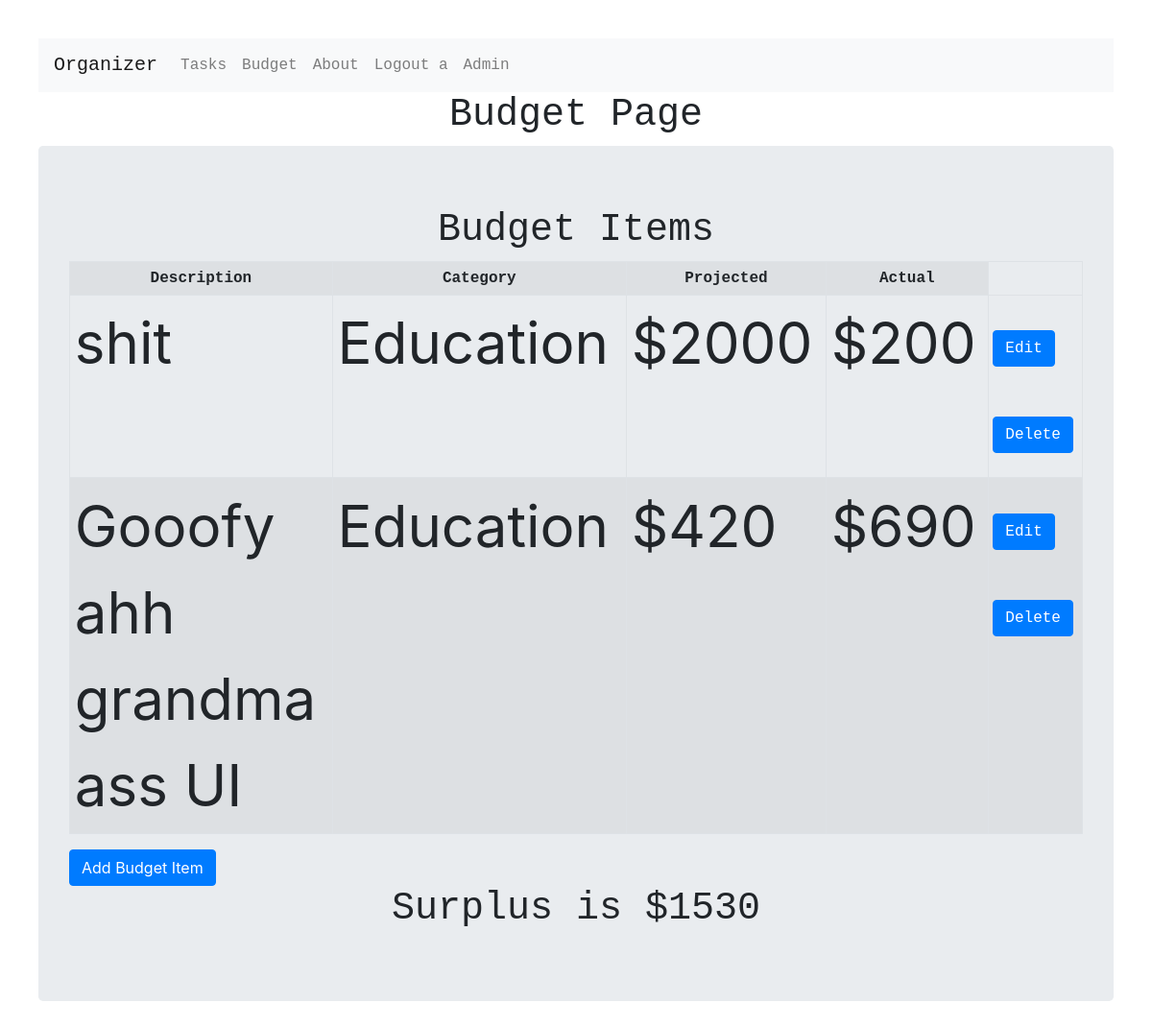
Page /main_budget/ (signed in) on the committed database.
### budget/models.py (models this page shows)
class BudgetItem(models.Model):
    user = models.ForeignKey(User, on_delete=models.CASCADE)
    description = models.CharField(max_length=128)
    category = models.ForeignKey(BudgetCategory, on_delete=models.CASCADE)
    projected = models.PositiveIntegerField()
    actual = models.PositiveIntegerField()

class BudgetCategory(models.Model):
    category = models.CharField(max_length=128)
    def __str__(self):
        return self.category

### budget/views.py (the view)
# urls.py: path('', core_views.main),
@login_required(login_url='/login/')
def main(request):
    if(BudgetCategory.objects.count() == 0):
        BudgetCategory(category = 'Food').save()
        BudgetCategory(category = 'Clothing').save()
        BudgetCategory(category = 'Housing').save()
        BudgetCategory(category = 'Education').save()
        BudgetCategory(category = 'Entertainment').save()
    if(request.method == "GET" and 'delete' in request.GET):
        id=request.GET['delete']
        BudgetItem.objects.filter(id=id).delete()
        return redirect('/main_budget/')
    else:
        table_data = BudgetItem.objects.filter(user=request.user)
        surpOrDef = 0
        for row in table_data:
            leftOver = row.projected - row.actual
            surpOrDef+=leftOver
        if(surpOrDef < 0):
            deficit = True
            surpOrDef*=-1
        else:
            deficit = False
        context = {
            'table_data' : table_data,
            'surpOrDef' : surpOrDef,
            'deficit' : deficit
        }
        return render(request, 'budget/budget.html', context)

### templates/budget/budget.html (shortened to what this page needs)
<!DOCTYPE html>
<html lang="en" dir="ltr">
  <head>
    {% load static %}
    {% include "budget/bootstrap.html" %}
<link rel="stylesheet" href="https://stackpath.bootstrapcdn.com/bootstrap/4.4.1/css/bootstrap.min.css"
integrity="sha384-
Vkoo8x4CGsO3+Hhxv8T/Q5PaXtkKtu6ug5TOeNV6gBiFeWPGFN9MuhOf23Q9Ifjh">
<link rel="stylesheet" href="//cdn.jsdelivr.net/chartist.js/latest/chartist.min.css">
    <link rel="stylesheet" href="{% static 'proj1.css' %}">
  </head>
<body>
  {% include "nav.html" %}
  <h1>Budget Page</h1>
  <div class="jumbotron">
    <h1>Budget Items</h1>
    {% if not table_data %}
    <p>There are no budget items to display</p>
    {% else %}
    <table id="budget-table" class="table table-striped table-bordered table-sm" cellspacing="0" width="100%">
      <tr>
        <th>Description</th>
        <th>Category</th>
        <th>Projected</th>
        <th>Actual</th>
      </tr>
      {% for row in table_data %}
      <tr>
        <td>{{ row.description }}</td>
        <td>{{ row.category }}</td>
        <td>${{ row.projected }}</td>
        <td>${{ row.actual }}</td>
        <td>
          <a class="btn btn-primary" href="budget/edit/{{ row.id }}/">Edit</a>
          <a class="btn btn-primary" href="#" onclick="confirmDeleteModal({{ row.id }})">Delete</a>
        </td>
      </tr>
      {% endfor %}
    </table>
    {% endif %}
    <form class="" action="/budget/add/" method="GET">
      <input type="submit" class="btn btn-primary" name="" value="Add Budget Item">
    </form>
    {% if deficit %}
      <h1>Deficit is ${{ surpOrDef }} </h1>
    {% else %}
      <h1>Surplus is ${{ surpOrDef }} </h1>
    {% endif %}
  </div>
</body>
</html>

### templates/nav.html
<nav class="navbar navbar-expand-lg navbar-light bg-light">
  <a class="navbar-brand" href="/">Organizer</a>
  <div class="collapse navbar-collapse" id="navbarSupportedContent">
    <ul class="navbar-nav mr-auto">
      <li class="nav-item">
        <a class="nav-link" href="/main_tasks/">Tasks</a>
      </li>
      <li class="nav-item">
        <a class="nav-link" href="/main_budget/">Budget</a>
      </li>
      <li class="nav-item">
        <a class="nav-link" href="/about/">About</a>
      </li>
      {% if user.is_authenticated %}
        <li>
          <a class="nav-link" href="/logout/">Logout {{user.username}}</a>
        </li>
      {% else %}
        <li>
          <a class="nav-link" href="/login/">Login</a>
        </li>
      {% endif %}
      <li class="nav-item">
        <a class="nav-link" href="/admin" target="_blank">Admin</a>
      </li>
    </div>
  </nav>

### static/proj1.css (style rules this page uses)
a { font-family: "Lucida Console", "Courier New", monospace; }
table { border: 1px solid black; margin: auto; }
h1 { font-family: "Lucida Console", "Courier New", monospace; text-align: center; }
th { font-family: "Lucida Console", "Courier New", monospace; text-align: center; }
td { width: 100px; height: 100px; }
td { width: 60px; height: 60px; border: 1px solid black; font-size: 60px; }
body { padding: 40px; }
ul { font-family: "Lucida Console", "Courier New", monospace; }

### rows in the picture
BudgetItem: description "shit", category "Education", projected "2000", actual "200"
BudgetItem: description "Gooofy ahh grandma ass UI", category "Education", projected "420", actual "690"

### other values in the picture
{{ user.username }} "a"
{{ surpOrDef }} "1530"
